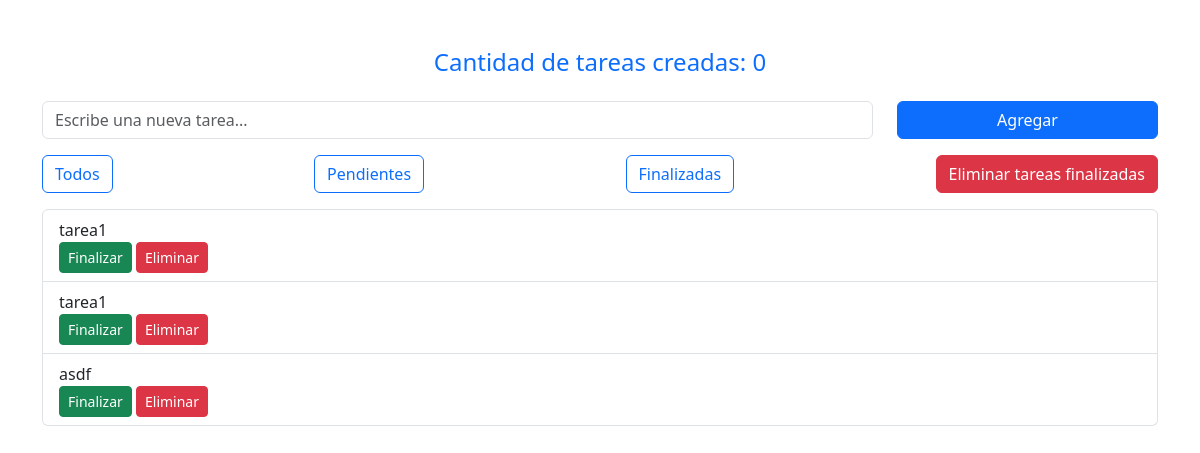
Before: / with the older database file.
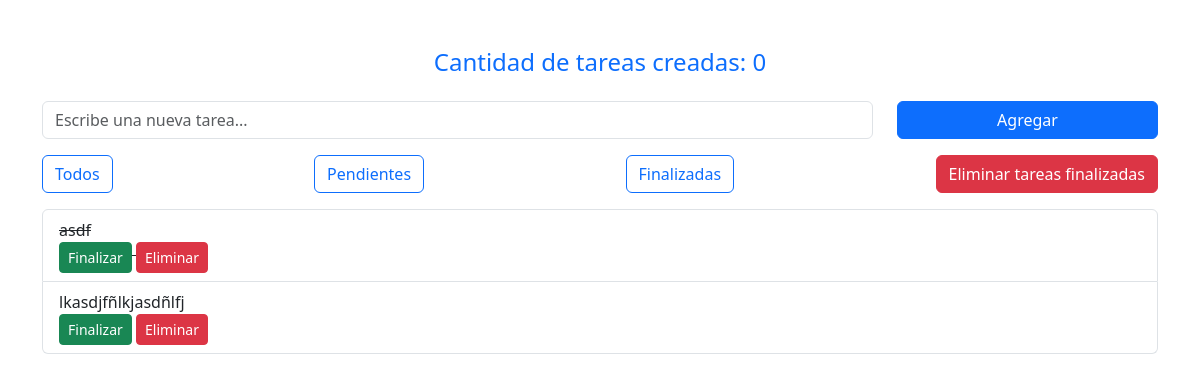
After: the same page with the newer database file.
### tables this page shows
CREATE TABLE "tareas" (
	"ID"	INTEGER,
	"Titulo"	TEXT NOT NULL,
	"Fecha"	DATE NOT NULL DEFAULT (CURRENT_DATE),
	"Terminada"	BOOLEAN NOT NULL DEFAULT 0,
	PRIMARY KEY("ID" AUTOINCREMENT)
);

### app.py (the view)
@app.route('/')
def index():
    tareas = leer_tareas()
    return render_template('index.html', tareas=tareas)

### db/conexion.py (called while the page is built)
def connection():
    conn = None
    try:
        db_path = os.path.join(os.path.dirname(__file__), 'Db_tareas_realizar.db')
        conn = sqlite3.connect(db_path)
        return conn
    except sqlite3.Error as e:
        return ''

### db/crud_tareas.py (called while the page is built)
def leer_tareas():
    try:
        conn = connection()
        cursor = conn.cursor()
        query = "SELECT * FROM tareas"
        cursor.execute(query)
        tareas = cursor.fetchall()
        conn.close()
        return tareas
    except Exception as e:
        return {"message": "Error al leer las tareas", "error": str(e)}

### templates/index.html (shortened to what this page needs)
<!DOCTYPE html>
<html lang="en">
<head>
  <link href="/static/css/bootstrap.min.css" rel="stylesheet">
</head>
<body>
  <div class="container my-5">
    <div class="row mb-3">
      <div class="col-12 text-center">
        <h4 class="text-primary">Cantidad de tareas creadas: <span id="task-count">0</span></h4>
      </div>
    </div>
    <div class="row mb-3">
      <div class="col-9">
        <input type="text" id="task-input" class="form-control" placeholder="Escribe una nueva tarea...">
      </div>
      <div class="col-3">
        <button id="add-task-btn" class="btn btn-primary w-100">Agregar</button>
      </div>
    </div>
    <div class="row mb-3">
      <div class="col">
        <div class="d-flex justify-content-between">
          <button class="btn btn-outline-primary" id="show-all-btn">Todos</button>
          <button class="btn btn-outline-primary" id="show-pending-btn">Pendientes</button>
          <button class="btn btn-outline-primary" id="show-completed-btn">Finalizadas</button>
          <button class="btn btn-danger" id="delete-completed-btn">Eliminar tareas finalizadas</button>
        </div>
      </div>
    </div>
    <div class="row">
      <div class="col">
        <ul id="task-list" class="list-group">
          {% for tarea in tareas %}
            <li id="{{ tarea[0] }}" class="list-group-item {% if tarea[3] %}completed text-decoration-line-through{% endif %}">
                {{ tarea[1] }}
                <div>
                    <button class="btn btn-sm btn-success complete-btn">Finalizar</button>
                    <button class="btn btn-sm btn-danger delete-btn">Eliminar</button>
                </div>
            </li>
          {% endfor %}
        </ul>
      </div>
    </div>
  </div>
</body>
</html>

Changed rows visible on the page:
removed tareas: Titulo "tarea1"
removed tareas: Titulo "tarea1"
changed tareas "asdf": Terminada False → True (drawn)
added tareas: Titulo "lkasdjfñlkjasdñlfj"
